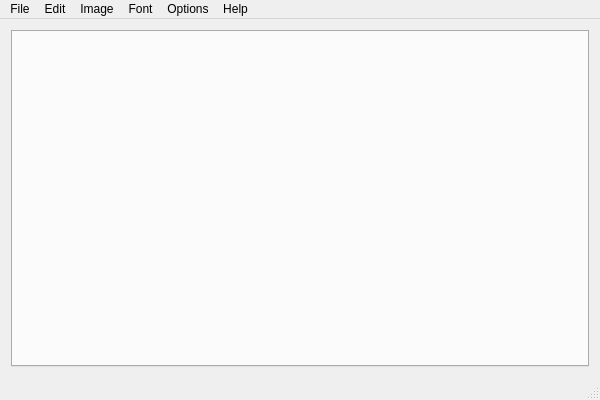
<?xml version="1.0" encoding="UTF-8"?>
<ui version="4.0">
 <class>MainWindow</class>
 <widget class="QMainWindow" name="MainWindow">
  <property name="geometry">
   <rect>
    <x>0</x>
    <y>0</y>
    <width>600</width>
    <height>400</height>
   </rect>
  </property>
  <property name="windowTitle">
   <string>LCD Image Converter</string>
  </property>
  <widget class="QWidget" name="centralWidget">
   <layout class="QHBoxLayout" name="horizontalLayout">
    <item>
     <widget class="QTabWidget" name="tabWidget">
      <property name="currentIndex">
       <number>-1</number>
      </property>
      <property name="tabsClosable">
       <bool>true</bool>
      </property>
      <property name="movable">
       <bool>true</bool>
      </property>
     </widget>
    </item>
   </layout>
  </widget>
  <widget class="QMenuBar" name="menuBar">
   <property name="geometry">
    <rect>
     <x>0</x>
     <y>0</y>
     <width>600</width>
     <height>20</height>
    </rect>
   </property>
   <property name="nativeMenuBar">
    <bool>false</bool>
   </property>
   <widget class="QMenu" name="menuHello">
    <property name="title">
     <string>File</string>
    </property>
    <widget class="QMenu" name="menuRecent">
     <property name="title">
      <string>Recent</string>
     </property>
    </widget>
    <addaction name="actionNew_Image"/>
    <addaction name="actionNew_Font"/>
    <addaction name="actionOpen"/>
    <addaction name="menuRecent"/>
    <addaction name="actionRename"/>
    <addaction name="actionSave"/>
    <addaction name="actionSave_As"/>
    <addaction name="actionClose"/>
    <addaction name="actionClose_All"/>
    <addaction name="separator"/>
    <addaction name="actionConvert"/>
    <addaction name="actionConvert_All"/>
    <addaction name="separator"/>
    <addaction name="actionQuit"/>
   </widget>
   <widget class="QMenu" name="menuImage">
    <property name="title">
     <string>Image</string>
    </property>
    <widget class="QMenu" name="menuRotate">
     <property name="title">
      <string>Rotate</string>
     </property>
     <addaction name="actionImageRotate_90_Clockwise"/>
     <addaction name="actionImageRotate_180"/>
     <addaction name="actionImageRotate_90_Counter_Clockwise"/>
    </widget>
    <widget class="QMenu" name="menuShift">
     <property name="title">
      <string>Shift</string>
     </property>
     <addaction name="actionImageShiftLeft"/>
     <addaction name="actionImageShiftRight"/>
     <addaction name="actionImageShiftUp"/>
     <addaction name="actionImageShiftDown"/>
    </widget>
    <addaction name="actionImageFlip_Horizontal"/>
    <addaction name="actionImageFlip_Vertical"/>
    <addaction name="separator"/>
    <addaction name="menuShift"/>
    <addaction name="menuRotate"/>
    <addaction name="actionImageResize"/>
    <addaction name="actionImageInverse"/>
    <addaction name="actionImageTo_Grayscale"/>
    <addaction name="separator"/>
    <addaction name="actionImageImport"/>
    <addaction name="actionImageExport"/>
    <addaction name="actionEdit_in_external_tool"/>
   </widget>
   <widget class="QMenu" name="menuFont">
    <property name="title">
     <string>Font</string>
    </property>
    <addaction name="actionFontChange"/>
    <addaction name="separator"/>
    <addaction name="actionFontResize"/>
    <addaction name="actionFontMinimizeHeight"/>
    <addaction name="actionFontInverse"/>
    <addaction name="actionFontPreview"/>
    <addaction name="actionFontToImage"/>
   </widget>
   <widget class="QMenu" name="menuHelp">
    <property name="title">
     <string>Help</string>
    </property>
    <addaction name="actionHomePage"/>
    <addaction name="actionUpdates"/>
    <addaction name="actionAboutQt"/>
    <addaction name="actionAboutApp"/>
   </widget>
   <widget class="QMenu" name="menuOptions">
    <property name="title">
     <string>Options</string>
    </property>
    <widget class="QMenu" name="menuLanguage">
     <property name="title">
      <string>Language</string>
     </property>
     <addaction name="actionLanguageDefault"/>
    </widget>
    <addaction name="actionConversionOptions"/>
    <addaction name="actionExternal_editor"/>
    <addaction name="menuLanguage"/>
   </widget>
   <widget class="QMenu" name="menuEdit">
    <property name="title">
     <string>Edit</string>
    </property>
    <addaction name="actionEditUndo"/>
    <addaction name="actionEditRedo"/>
    <addaction name="separator"/>
    <addaction name="actionEditCopy"/>
    <addaction name="actionEditPaste"/>
   </widget>
   <addaction name="menuHello"/>
   <addaction name="menuEdit"/>
   <addaction name="menuImage"/>
   <addaction name="menuFont"/>
   <addaction name="menuOptions"/>
   <addaction name="menuHelp"/>
  </widget>
  <widget class="QStatusBar" name="statusBar"/>
  <action name="actionNew_Image">
   <property name="text">
    <string>New Image...</string>
   </property>
  </action>
  <action name="actionNew_Font">
   <property name="text">
    <string>New Font...</string>
   </property>
  </action>
  <action name="actionOpen">
   <property name="text">
    <string>Open...</string>
   </property>
   <property name="shortcut">
    <string notr="true">Ctrl+O</string>
   </property>
  </action>
  <action name="actionSave">
   <property name="text">
    <string>Save</string>
   </property>
   <property name="shortcut">
    <string notr="true">Ctrl+S</string>
   </property>
  </action>
  <action name="actionSave_As">
   <property name="text">
    <string>Save As...</string>
   </property>
   <property name="shortcut">
    <string notr="true"/>
   </property>
  </action>
  <action name="actionClose">
   <property name="text">
    <string>Close</string>
   </property>
   <property name="shortcut">
    <string notr="true">Ctrl+W</string>
   </property>
  </action>
  <action name="actionQuit">
   <property name="text">
    <string>Quit</string>
   </property>
   <property name="shortcut">
    <string notr="true">Ctrl+Q</string>
   </property>
  </action>
  <action name="actionImageFlip_Horizontal">
   <property name="text">
    <string>Flip Horizontal</string>
   </property>
  </action>
  <action name="actionImageFlip_Vertical">
   <property name="text">
    <string>Flip Vertical</string>
   </property>
  </action>
  <action name="actionImageRotate_90_Clockwise">
   <property name="text">
    <string>90 Clockwise</string>
   </property>
   <property name="shortcut">
    <string notr="true">Ctrl+Right</string>
   </property>
  </action>
  <action name="actionImageRotate_180">
   <property name="text">
    <string>180</string>
   </property>
  </action>
  <action name="actionImageRotate_90_Counter_Clockwise">
   <property name="text">
    <string>90 Counter-Clockwise</string>
   </property>
   <property name="shortcut">
    <string notr="true">Ctrl+Left</string>
   </property>
  </action>
  <action name="actionImageInverse">
   <property name="text">
    <string>Inverse</string>
   </property>
   <property name="shortcut">
    <string notr="true">Ctrl+I</string>
   </property>
  </action>
  <action name="actionConvert">
   <property name="text">
    <string>Convert...</string>
   </property>
   <property name="shortcut">
    <string notr="true">Ctrl+P</string>
   </property>
  </action>
  <action name="actionSetupConversion">
   <property name="text">
    <string>Conversion...</string>
   </property>
  </action>
  <action name="actionImageImport">
   <property name="text">
    <string>Import...</string>
   </property>
  </action>
  <action name="actionImageExport">
   <property name="text">
    <string>Export...</string>
   </property>
  </action>
  <action name="actionImageResize">
   <property name="text">
    <string>Resize...</string>
   </property>
  </action>
  <action name="actionFontChange">
   <property name="text">
    <string>Change...</string>
   </property>
  </action>
  <action name="actionFontResize">
   <property name="text">
    <string>Resize...</string>
   </property>
  </action>
  <action name="actionFontInverse">
   <property name="text">
    <string>Inverse</string>
   </property>
  </action>
  <action name="actionAboutApp">
   <property name="text">
    <string>About...</string>
   </property>
   <property name="shortcut">
    <string notr="true">F1</string>
   </property>
  </action>
  <action name="actionConversionOptions">
   <property name="text">
    <string>Conversion...</string>
   </property>
  </action>
  <action name="actionLanguageDefault">
   <property name="checkable">
    <bool>true</bool>
   </property>
   <property name="text">
    <string>English</string>
   </property>
  </action>
  <action name="actionRename">
   <property name="text">
    <string>Rename...</string>
   </property>
  </action>
  <action name="actionFontMinimizeHeight">
   <property name="text">
    <string>Optimize height...</string>
   </property>
  </action>
  <action name="actionFontPreview">
   <property name="text">
    <string>Preview...</string>
   </property>
  </action>
  <action name="actionHomePage">
   <property name="text">
    <string>Home Page...</string>
   </property>
  </action>
  <action name="actionFontToImage">
   <property name="text">
    <string>To Image</string>
   </property>
  </action>
  <action name="actionConvert_All">
   <property name="text">
    <string>Convert All</string>
   </property>
  </action>
  <action name="actionEdit_in_external_tool">
   <property name="text">
    <string>Edit in external tool...</string>
   </property>
   <property name="shortcut">
    <string notr="true">Ctrl+E</string>
   </property>
   <property name="autoRepeat">
    <bool>true</bool>
   </property>
  </action>
  <action name="actionExternal_editor">
   <property name="text">
    <string>External editor...</string>
   </property>
  </action>
  <action name="actionImageShiftLeft">
   <property name="text">
    <string>Left</string>
   </property>
   <property name="shortcut">
    <string notr="true">Ctrl+Shift+Left</string>
   </property>
  </action>
  <action name="actionImageShiftRight">
   <property name="text">
    <string>Right</string>
   </property>
   <property name="shortcut">
    <string notr="true">Ctrl+Shift+Right</string>
   </property>
  </action>
  <action name="actionImageShiftUp">
   <property name="text">
    <string>Up</string>
   </property>
   <property name="shortcut">
    <string notr="true">Ctrl+Shift+Up</string>
   </property>
  </action>
  <action name="actionImageShiftDown">
   <property name="text">
    <string>Down</string>
   </property>
   <property name="shortcut">
    <string notr="true">Ctrl+Shift+Down</string>
   </property>
  </action>
  <action name="actionEditUndo">
   <property name="text">
    <string>Undo</string>
   </property>
   <property name="shortcut">
    <string notr="true">Ctrl+Z</string>
   </property>
  </action>
  <action name="actionEditRedo">
   <property name="text">
    <string>Redo</string>
   </property>
   <property name="shortcut">
    <string notr="true">Ctrl+Y</string>
   </property>
  </action>
  <action name="actionUpdates">
   <property name="text">
    <string>Updates...</string>
   </property>
  </action>
  <action name="actionEditCopy">
   <property name="text">
    <string>Copy</string>
   </property>
   <property name="shortcut">
    <string notr="true">Ctrl+C</string>
   </property>
  </action>
  <action name="actionEditPaste">
   <property name="text">
    <string>Paste</string>
   </property>
   <property name="shortcut">
    <string notr="true">Ctrl+V</string>
   </property>
  </action>
  <action name="actionAboutQt">
   <property name="text">
    <string>About Qt...</string>
   </property>
  </action>
  <action name="actionImageTo_Grayscale">
   <property name="text">
    <string>To Grayscale</string>
   </property>
  </action>
  <action name="actionClose_All">
   <property name="text">
    <string>Close All</string>
   </property>
  </action>
 </widget>
 <layoutdefault spacing="6" margin="11"/>
 <resources/>
 <connections/>
</ui>
